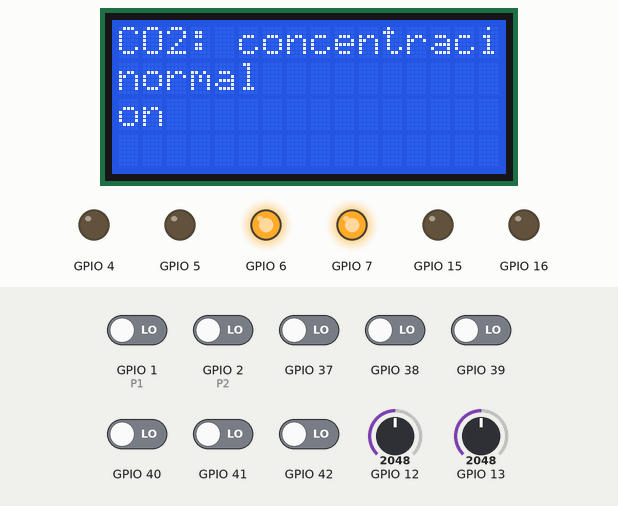
Simulated run of this sketch. Board: ESP32. Parts: 16×4 character LCD, output pins drawn as LEDs (lit = HIGH). The inputs (shaded band) are chosen by the test bench; at power-on: GPIO 1 (P1), GPIO 2 (P2), GPIO 37–42 LOW, GPIO 12 = 2048, GPIO 13 = 2048. What the sketch prints to the serial monitor is not drawn.

Above: at 2.2 s.
2.3 s: GPIO 1 (P1) driven HIGH
At 2.9 s:
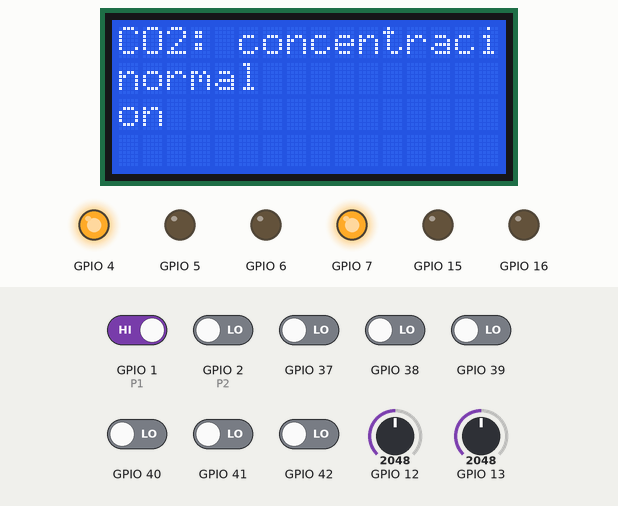
5.3 s: GPIO 1 (P1) driven LOW
At 7.2 s:
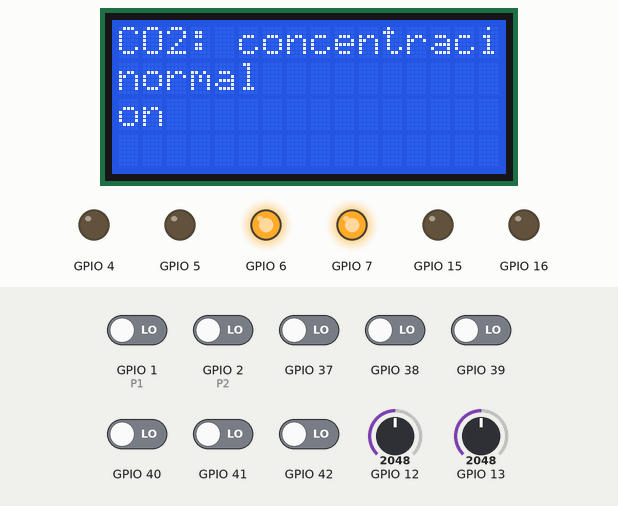
7.8 s: GPIO 2 (P2) driven HIGH
At 19.0 s:
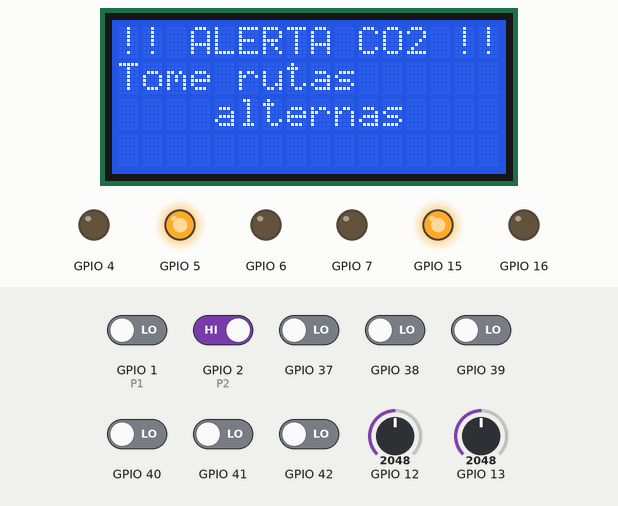
Timing chart, 0 to 19.3 s (numbered marks = the images above; inputs shaded):
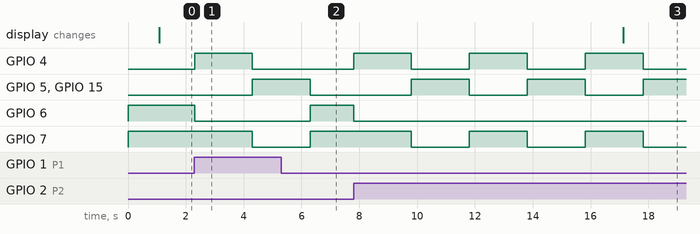

The sketch:

low-level.ino
```cpp
#include <Wire.h>
#include <LiquidCrystal_I2C.h>
#include "Button.h"
#include "TrafficSemaphore.h"
#include "Street.h"
#include "CO2Sensor.h"
#include "LightSensors.h"

// I/O pin labeling
#define LDR1 12
#define LDR2 13
#define CO2_PIN 14
#define CO2 14
#define P1 1
#define P2 2
#define CNY1 42
#define CNY2 41
#define CNY3 40
#define CNY4 39
#define CNY5 38
#define CNY6 37
#define LR1 5
#define LY1 4
#define LG1 6
#define LR2 7
#define LY2 15
#define LG2 16


// -------------------------------------------------------------- //
//  STATE TIME VARIABLES

#define GREEN_TIME1 5500       // Green time for light 1
#define YELLOW_TIME1 2000       // Yellow time for light 1
#define RED_TIME1 6000         // Red time for light 1
#define GREEN_TIME2 5500       // Green time for light 2
#define YELLOW_TIME2 2000       // Yellow time for light 2
#define RED_TIME2 6000         // Red time for light 2
#define PEDESTRIAN_DEBOUNCE 500
#define DEBOUNCE_DELAY 500
#define CO2_THRESHOLD 600
#define LCD_UPDATE_INTERVAL 500
#define YELLOW_BLINK_TIME 1000

// Add these flags at the top with your other variables
bool extraGreen1 = false;
bool extraGreen2 = false;

// ------------------------------------------------------------- //

Button button1(P2, DEBOUNCE_DELAY);
Button button2(P1, DEBOUNCE_DELAY);
TrafficSemaphore light1(LR1, LY1, LG1, button1);  // Semáforo 1
TrafficSemaphore light2(LR2, LY2, LG2, button2);  // Semáforo 2
Street street1(CNY1, CNY2, CNY3, 7000);           // Street 1
Street street2(CNY4, CNY5, CNY6, 7000);           // Street 2
CO2Sensor co2Sensor(CO2_PIN, CO2_THRESHOLD);
LightSensors lightSensors(LDR1, LDR2, 2000);

LiquidCrystal_I2C lcd(0x27, 16, 4);

enum SemaphoreState {
  GREEN1_RED2,
  YELLOW1_RED2,
  RED1_GREEN2,
  RED1_YELLOW2,
  YELLOW1_YELLOW2
};

SemaphoreState currentState;
unsigned long previousMillis = 0;
unsigned long stateDuration = 0;
unsigned long lastLCDUpdate = 0;
bool pedestrianDebounce = false;
bool lastCO2State = false;
bool isBlinkOn = false;

void updateLCD() {
  bool highCO2 = co2Sensor.isHigh();

  // Solo actualizar si cambió el estado
  if (highCO2 == lastCO2State) return;

  lastCO2State = highCO2;
  lcd.clear();

  if (highCO2) {
    lcd.setCursor(0, 0);
    lcd.print("!! ALERTA CO2 !!");
    lcd.setCursor(0, 1);
    lcd.print("Tome rutas");
    lcd.setCursor(0, 2);
    lcd.print("alternas");
  } else {
    lcd.setCursor(0, 0);
    lcd.print("CO2: concentracion");
    lcd.setCursor(0, 1);
    lcd.print("normal");
  }
}

void setNextState(SemaphoreState nuevoEstado, unsigned long duracion) {
  currentState = nuevoEstado;
  stateDuration = duracion;
}

void setup() {
  currentState = GREEN1_RED2;
  previousMillis = millis();
  stateDuration = GREEN_TIME1;

  light1.initialize();
  light1.setGreen();
  light2.initialize();
  light2.setRed();
  street1.reset();
  street2.reset();
  Serial.begin(9600);

  lcd.init();
  lcd.backlight();
  lcd.setCursor(0, 0);

  co2Sensor.enableSimulation(15, 800);

  delay(1000);
  lcd.setCursor(0, 0);
  lcd.print("CO2: concentracion");
  lcd.setCursor(0, 1);
  lcd.print("normal");
  updateLCD();

  lightSensors.start();
}

void loop() {
  unsigned long currentMillis = millis();

  button1.update();
  button2.update();
  co2Sensor.update();

  if (currentMillis - lastLCDUpdate >= LCD_UPDATE_INTERVAL) {
    lastLCDUpdate = currentMillis;
    updateLCD();
  }

  // Identify critical traffic in each street
  bool traffic1 = street1.hasCriticalTraffic();
  bool traffic2 = street2.hasCriticalTraffic();
  bool isLate = lightSensors.isDark();

  if (pedestrianDebounce && (currentMillis - previousMillis >= PEDESTRIAN_DEBOUNCE)) pedestrianDebounce = false;

  if (!pedestrianDebounce && (button1.wasPressed() || button2.wasPressed())) {
    if (currentState == GREEN1_RED2 || currentState == RED1_GREEN2)
      stateDuration = 0;

    Serial.println(currentState);
    Serial.println(stateDuration);
    button1.reset();
    button2.reset();
    pedestrianDebounce = true;
  }

  if (isLate && currentState != YELLOW1_YELLOW2 && !traffic1 && !traffic2) {
    setNextState(YELLOW1_YELLOW2, 0);
    Serial.println("low traffic and in the night moving to yellow");
  }

  if (currentMillis - previousMillis >= stateDuration) {
    previousMillis = currentMillis;

    switch (currentState) {
      case GREEN1_RED2:
        light1.setYellow();
        light2.setRed();

        setNextState(YELLOW1_RED2, YELLOW_TIME1);
        break;

      case YELLOW1_RED2: {
        light1.setRed();
        light2.setGreen();

        unsigned long tiempoVerde = extraGreen2 ? (GREEN_TIME2 * 4) : GREEN_TIME2;
        extraGreen2 = false;

        setNextState(RED1_GREEN2, tiempoVerde);
        break;
      }
      case RED1_GREEN2:
        light1.setRed();
        light2.setYellow();

        setNextState(RED1_YELLOW2, YELLOW_TIME2);
        break;

      case RED1_YELLOW2: {
        light1.setGreen();
        light2.setRed();

        unsigned long tiempoVerde1 = extraGreen1 ? (GREEN_TIME1 * 4) : GREEN_TIME1;
        extraGreen1 = false;

        setNextState(GREEN1_RED2, tiempoVerde1);
        break;
      }
      case YELLOW1_YELLOW2:
        if (isBlinkOn) {
          light1.setBlack();
          light2.setBlack();
        } else {
          light1.setYellow();
          light2.setYellow();
        }

        isBlinkOn = !isBlinkOn;
        stateDuration = YELLOW_BLINK_TIME;

        if((isLate && traffic1) || !isLate) {
          setNextState(RED1_GREEN2, 0);
          isBlinkOn = false;
          Serial.println("traffic in line 1 move green1_red2");
        } else if (isLate && traffic2) {
          setNextState(GREEN1_RED2, 0);
          isBlinkOn = false;
          Serial.println("traffic in line 2 move green2_red1");
        }
        break;
    }
  }
}
```

Button.cpp
```cpp
#include "Button.h"
#include <Arduino.h>

Button::Button(int pin, unsigned long debounceDelay) {
    this->pin = pin;
    this->debounceDelay = debounceDelay;
    pinMode(pin, INPUT);
    wasPressedInCycle = false;
    lastDebounceTime = 0;
}

void Button::update() {
  bool reading = digitalRead(pin);
  if ((reading == HIGH) && ((millis() - lastDebounceTime) > debounceDelay)) {
    Serial.print("Button changed: ");
    wasPressedInCycle = reading;
    Serial.println(wasPressedInCycle);
    lastDebounceTime = millis();
  }
}

bool Button::wasPressed() {
  return wasPressedInCycle;
}

void Button::reset() {
  wasPressedInCycle = false;
}
```

Button.h
```cpp
#ifndef BUTTON_H
#define BUTTON_H

#include <Arduino.h>

class Button {
private:
  int pin;
  bool wasPressedInCycle;
  unsigned long lastDebounceTime;
  unsigned long debounceDelay;

public:
  Button(int pin, unsigned long debounceDelay = 50);
  void update();
  bool wasPressed();
  void reset();
};

#endif
```

CO2Sensor.cpp
```cpp
#include "CO2Sensor.h"

CO2Sensor::CO2Sensor(int pin, int threshold) {
  this->pin = pin;
  this->threshold = threshold;
  this->currentLevel = 300;
  this->lastUpdate = 0;
  this->updateInterval = 500;
  this->simulationMode = false;
  this->simulatedDirection = 1;
  this->simulatedStep = 10;

  pinMode(pin, INPUT);
}

void CO2Sensor::update() {
  unsigned long now = millis();

  if (simulationMode && (now - lastUpdate >= updateInterval)) {
    lastUpdate = now;

    currentLevel += simulatedDirection * simulatedStep;

    if (currentLevel >= 900) {
      currentLevel = 900;
      simulatedDirection = -1;
    } else if (currentLevel <= 200) {
      currentLevel = 200;
      simulatedDirection = 1;
    }
  } else if (!simulationMode) {
    currentLevel = analogRead(pin);
  }
}

bool CO2Sensor::isHigh() {
  return currentLevel > threshold;
}

int CO2Sensor::getLevel() {
  return currentLevel;
}

void CO2Sensor::enableSimulation(int step, unsigned long interval) {
  simulationMode = true;
  simulatedStep = step;
  updateInterval = interval;
}

void CO2Sensor::setSimulatedLevel(int level) {
  currentLevel = constrain(level, 0, 1023);
}
```

CO2Sensor.h
```cpp
#ifndef CO2SENSOR_H
#define CO2SENSOR_H

#include <Arduino.h>

class CO2Sensor {
private:
  int pin;
  int currentLevel;
  int threshold;
  unsigned long lastUpdate;
  unsigned long updateInterval;

  // Simulación
  bool simulationMode;
  int simulatedDirection;
  int simulatedStep;

public:
  CO2Sensor(int pin, int threshold = 600);

  void update();
  bool isHigh();
  int getLevel();

  // Simulación
  void enableSimulation(int step = 10, unsigned long interval = 500);
  void setSimulatedLevel(int level);
};

#endif
```

LightSensors.cpp
```cpp
#include "LightSensors.h"
#include <Arduino.h>

LightSensors::LightSensors(int p1, int p2, unsigned long criticTime) {
  pin1 = p1; pin2 = p2, criticalTime = criticTime;
}

void LightSensors::start() {
  pinMode(pin1, INPUT);
  pinMode(pin2, INPUT);
}

bool LightSensors::isDark() {
  int sensor1 = analogRead(pin1);
  int sensor2 = analogRead(pin2);
  if (sensor1 < 300 && sensor2 < 300) {
    return true;
  }
  return false;
}
```

LightSensors.h
```cpp
#ifndef LIGHT_SENSOR_H
#define LIGHT_SENSOR_H

class LightSensors {
  private:
    int pin1, pin2;

    unsigned long criticalTime;
    unsigned long initTrafficTime;

    bool isLate;

  public:
    LightSensors(int p1, int p2, unsigned long criticTime);
    void start();
    bool isDark();

};

#endif
```

Street.cpp
```cpp
#include "Street.h"
#include "driver/gpio.h"

#include <Arduino.h>

Street::Street(int p1, int p2, int p3, unsigned long criticTime) {
    pin1 = p1; pin2 = p2; pin3 = p3;
    criticalTime = 7000;
    traffic = false;
  }

void Street::reset() {
  // "Reset" the JTAG pins so we can use them as normal GPIOs
  gpio_reset_pin((gpio_num_t)pin1);
  gpio_reset_pin((gpio_num_t)pin2);
  gpio_reset_pin((gpio_num_t)pin3);
  pinMode(pin1, INPUT);
  pinMode(pin2, INPUT);
  pinMode(pin3, INPUT);
}

bool Street::hasCriticalTraffic() {
  int in1 = digitalRead(pin1);
  int in2 = digitalRead(pin2);
  int in3 = digitalRead(pin3);
  if (!in1 || !in2 || !in3) {
    if (!traffic) {
      traffic = true;
      initTrafficTime = millis();
    } else {
      if ((millis() - initTrafficTime) > criticalTime) {
        return true;
      }
    }
  } else {
    traffic = false;
  }
  return false;
}
```

Street.h
```cpp
#ifndef STREET_H
#define STREET_H

class Street {
  private:
    int pin1, pin2, pin3;

    unsigned long criticalTime;
    unsigned long initTrafficTime;

    bool traffic;

  public:
    Street(int p1, int p2, int p3, unsigned long criticTime);
    void reset();
    bool hasCriticalTraffic();

};

#endif
```

TrafficSemaphore.cpp
```cpp
#include "TrafficSemaphore.h"

TrafficSemaphore::TrafficSemaphore(
  int red,
  int yellow,
  int green,
  Button& b1)
  : pedestrianButton(b1) {
  redPin = red;
  yellowPin = yellow;
  greenPin = green;

  pinMode(redPin, OUTPUT);
  pinMode(yellowPin, OUTPUT);
  pinMode(greenPin, OUTPUT);

  initialize();
}

void TrafficSemaphore::initialize() {
  digitalWrite(redPin, LOW);
  digitalWrite(yellowPin, LOW);
  digitalWrite(greenPin, LOW);
}

void TrafficSemaphore::setGreen() {
  digitalWrite(redPin, LOW);
  digitalWrite(yellowPin, LOW);
  digitalWrite(greenPin, HIGH);
}

void TrafficSemaphore::setYellow() {
  digitalWrite(greenPin, LOW);
  digitalWrite(redPin, LOW);
  digitalWrite(yellowPin, HIGH);
}

void TrafficSemaphore::setRed() {
  digitalWrite(yellowPin, LOW);
  digitalWrite(greenPin, LOW);
  digitalWrite(redPin, HIGH);
}

void TrafficSemaphore::setBlack() {
  digitalWrite(yellowPin, LOW);
  digitalWrite(greenPin, LOW);
  digitalWrite(redPin, LOW);
}
```

TrafficSemaphore.h
```cpp
#ifndef TRAFFICSEMAPHORE_H
#define TRAFFICSEMAPHORE_H

#include <Arduino.h>
#include "Button.h"

enum State {
  RED,
  GREEN,
  YELLOW
};

class TrafficSemaphore {
private:
  int redPin;
  int yellowPin;
  int greenPin;
  Button pedestrianButton;

public:
  TrafficSemaphore(int red, int yellow, int green, Button& b1);
  void initialize();
  void setGreen();
  void setYellow();
  void setRed();
  void setBlack();
};

#endif
```

Measured:
- after the input at 2.3 s, GPIO 4: LOW → HIGH at once, → LOW 2.0 s later; GPIO 5, GPIO 15: LOW → HIGH after 2.0 s; GPIO 6: HIGH → LOW at once; GPIO 7: HIGH → LOW after 2.0 s
- after the input at 5.3 s, GPIO 4: stays LOW (without the input it goes to HIGH after 1.0 s); GPIO 6: LOW → HIGH after 1.0 s
- after the input at 7.8 s, GPIO 6: HIGH → LOW after 0.00 s instead of 4.0 s; GPIO 15: alternates HIGH for 2.0 s and LOW for 2.0 s, starting after 2.0 s; GPIO 16: stays LOW (without the input it goes to HIGH after 6.0 s)
